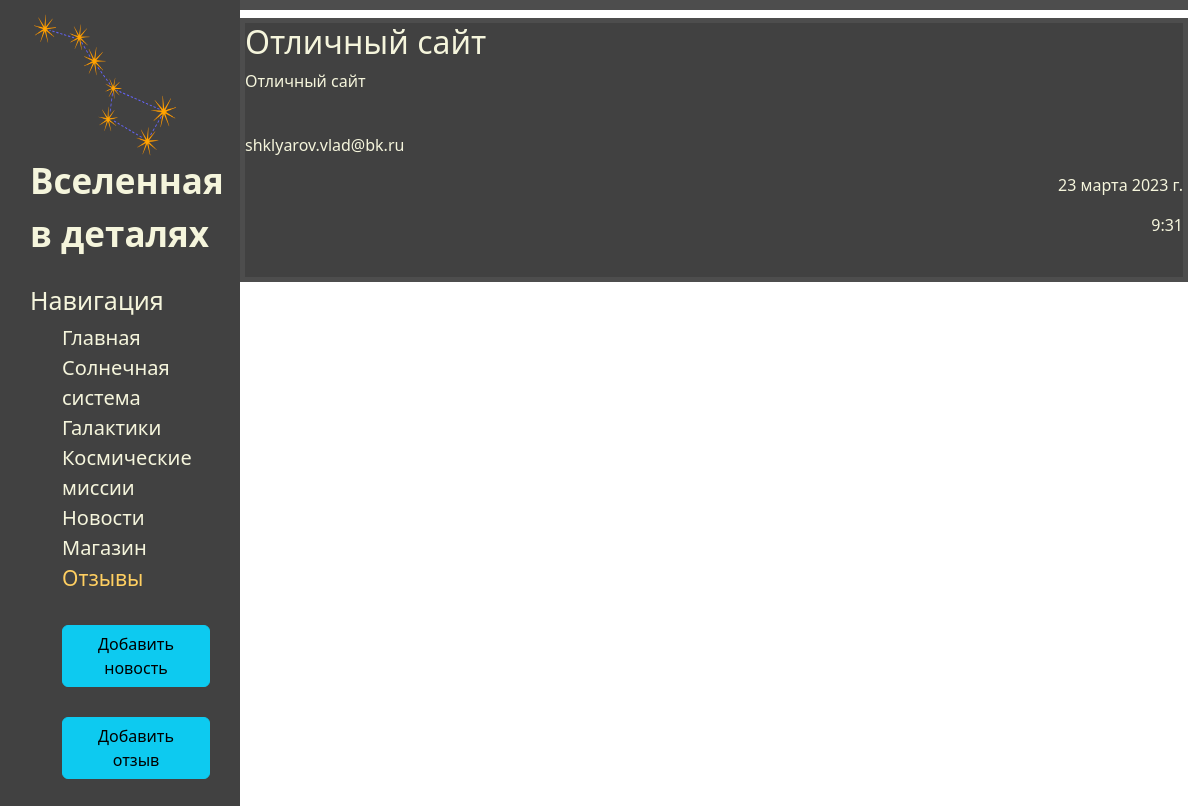
Page /replies/ on the committed database.
### replies/models.py (models this page shows, shortened)
class Replies(models.Model):
    title = models.CharField('Отзыв', max_length=150)
    email = models.EmailField('Эл.почта', max_length=350)
    text = models.TextField('Содержание')
    date = models.DateField('Дата отзыва')
    time = models.TimeField('Время отзыва')
    class Meta:
        verbose_name = 'Отзыв'
        verbose_name_plural = 'Отзывы'

### replies/views.py (the view)
# urls.py: path('', views.replies_main, name='replies_main'),
def replies_main(request):
    replies = Replies.objects.order_by('-date')
    return render(request, 'replies/replies_main.html', {'replies' : replies})

### replies/templates/replies/replies_main.html (shortened to what this page needs)
{% extends 'django_app/layout.html' %}
{% block content %}
    {% for reply in replies %}
        {% include 'replies/reply.html' %}
    {% endfor %}
{% endblock %}

### django_app/templates/django_app/layout.html (shortened to what this page needs)
{% load static %}
<!DOCTYPE html>
<html lang="en">
<head>
    <link rel = "stylesheet", href="https://cdn.jsdelivr.net/npm/bootstrap@5.2.3/dist/css/bootstrap.min.css">
    <link rel = "stylesheet", href="https://code.jquery.com/jquery-3.6.0.min.js">
    <link rel = "stylesheet", href="{% static 'django_app/css/django_app.css' %}">
</head>
<body>
    <aside>
        <img src="{% static 'django_app/img/main/great_bear.png' %}" alt="Созвездие большой медведицы">
        <span class="logo">Вселенная в деталях</span>
        <h3>Навигация</h3>
                    {% include 'django_app/navigation.html' %}
    </aside>
    <main>
        <div class="content">
        <h1>{{ title }}</h1>
           {% block content %}
            {% endblock %}
        </div>
    </main>
</body>
</html>

### django_app/templates/django_app/navigation.html
<div class="navigation">
  <ul>
    <li {%if 'home' in request.path %}class="active"{%endif%}><a href="{% url 'home' %}">Главная</a></li>
    <li {%if 'solar_system' in request.path %}class="active"{%endif%}><a href="{% url 'solar_system' %}">Солнечная система</a></li>
    <li {%if 'galaxies' in request.path %}class="active"{%endif%}><a href="{% url 'galaxies' %}">Галактики</a></li>
    <li {%if 'missions' in request.path %}class="active"{%endif%}><a href="{% url 'missions' %}">Космические миссии</a></li>
    <li {%if 'news/' in request.path %}class="active"{%endif%}><a href="{% url 'news_main' %}">Новости</a></li>
    <li {%if 'shop' in request.path %}class="active"{%endif%}><a href="{% url 'shop' %}">Магазин</a></li>
    <li {%if 'replies/' in request.path %}class="active"{%endif%}><a href="{% url 'replies_main' %}">Отзывы</a></li>
      <br>
    <li> <a href="{% url 'create_news' %}"><button class="btn btn-info">Добавить новость</button></a></li>
      <br>
    <li> <a href="{% url 'create_reply' %}"><button class="btn btn-info">Добавить отзыв</button></a></li>
  </ul>
</div>

### replies/templates/replies/reply.html
<div class="news">
  <h2>{{ reply.title }}</h2>
    <p class="news-text">{{ reply.text }}</p>
  <br>
  <p>{{ reply.email }}</p>
  <p class="date">{{ reply.date }}</p>
    <p class="date">{{ reply.time }}</p>
  <br>
</div>
<br>

### django_app/static/django_app/css/django_app.css (style rules this page uses)
body { background-image: url('../img/main/constellation.jpg'); background-size: cover; height: 100%; width: 100%; position: absolute; }
aside { float: left; background-color: rgba(51, 51, 51, 0.93); width: 20%; padding: 2.5%; color: beige; position: absolute; border-bottom: 5px solid #4d4d4d; }
aside img { width: 150px; height: 150px; float: left; margin-top: -20px; }
aside .logo { font-size: 35px; font-weight: bold; position: relative; top: -5px }
aside h3 { margin-top: 20px; font-size: 25px; }
.navigation { font-size: 20px; }
.navigation ul { list-style: none; }
.navigation a { font-size: 20px; color: beige; text-decoration: none; }
.content { margin-left: 20%; margin-right: 1%; color: beige; }
.content h1 { background-color: rgba(51, 51, 51, 0.93); border: 5px solid #4d4d4d; }
.content h1, h2, h3, p { color: beige; }
.content div { background-color: rgba(51, 51, 51, 0.93); border: 5px solid #4d4d4d; }
.active a { color: #ffcf61; font-size: 21px; }
.date { text-align: right; }
.news { background-color: rgba(51, 51, 51, 0.93); border: 5px solid #4d4d4d; }

### rows in the picture
Replies: title "Отличный сайт", text "Отличный сайт", email "shklyarov.vlad@bk.ru", date "23 марта 2023 г.", time "9:31"
